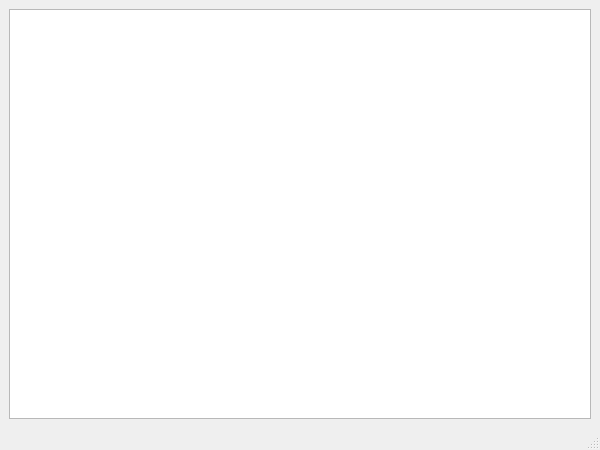
<?xml version="1.0" encoding="UTF-8"?>
<ui version="4.0">
 <class>launcher</class>
 <widget class="QMainWindow" name="launcher">
  <property name="geometry">
   <rect>
    <x>0</x>
    <y>0</y>
    <width>600</width>
    <height>450</height>
   </rect>
  </property>
  <property name="sizePolicy">
   <sizepolicy hsizetype="Fixed" vsizetype="Fixed">
    <horstretch>0</horstretch>
    <verstretch>0</verstretch>
   </sizepolicy>
  </property>
  <property name="minimumSize">
   <size>
    <width>600</width>
    <height>450</height>
   </size>
  </property>
  <property name="maximumSize">
   <size>
    <width>600</width>
    <height>450</height>
   </size>
  </property>
  <property name="windowTitle">
   <string>launcher</string>
  </property>
  <widget class="QWidget" name="centralwidget">
   <layout class="QHBoxLayout" name="horizontalLayout">
    <item>
     <widget class="QGraphicsView" name="graphicsView"/>
    </item>
   </layout>
  </widget>
  <widget class="QMenuBar" name="menubar">
   <property name="geometry">
    <rect>
     <x>0</x>
     <y>0</y>
     <width>600</width>
     <height>23</height>
    </rect>
   </property>
  </widget>
  <widget class="QStatusBar" name="statusbar"/>
 </widget>
 <resources/>
 <connections/>
</ui>
